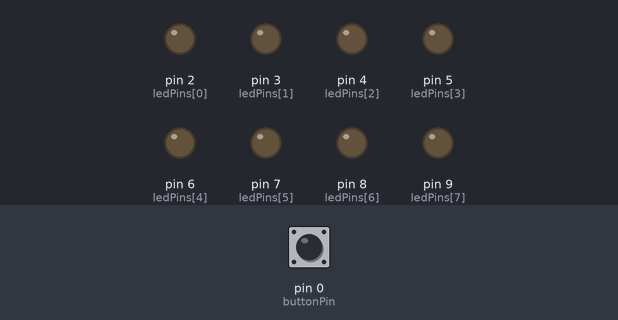
Bench run of a sketch on a simulated Arduino Uno, built with avr-gcc and run on an emulated ATmega328P. Parts: output pins drawn as LEDs (lit = HIGH). Dashed ring = blinking. The inputs (shaded band) are chosen by the test bench; at power-on: pin 0 (buttonPin) HIGH.

Above: at 1.2 s.
1.3 s: pin 0 (buttonPin) pulled LOW for 0.15 s
At 1.7 s:
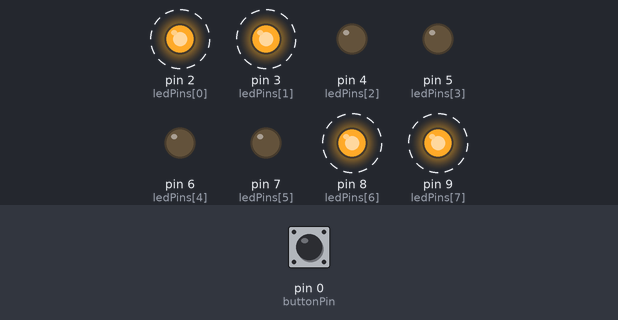
4.4 s: pin 0 (buttonPin) pulled LOW for 1 s
At 5.8 s:
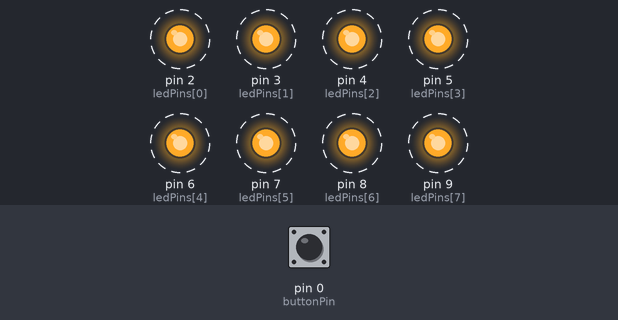
8.4 s: pin 0 (buttonPin) pulled LOW for 3.2 s
Timing chart, 0 to 19.1 s (numbered marks = the images above; inputs shaded):
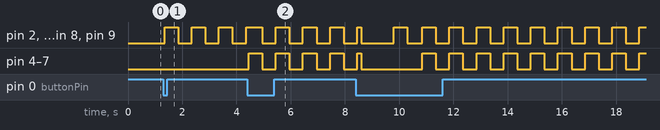

The sketch:

led_chaser_v2.ino
```cpp
// define the digital pins on which LEDs are connected
int ledPins[] = {2, 3, 4, 5, 6, 7, 8, 9};
int t = 150;
const int buttonPin = 0;
int count = 0;
unsigned long lastChangeMillis = 0;
bool patternRunning = false;

void setup() {
  // set the pins to OUTPUT mode
  for (int i = 0; i < 8; i++) {
    pinMode(ledPins[i], OUTPUT);
  }
  pinMode(buttonPin, INPUT_PULLUP);
}

void loop(){
  if (digitalRead(buttonPin) == LOW && !patternRunning) {
    // Button is pressed
    delay(50); // Debounce delay to avoid multiple counts from a single press
    count++;

    if (count > 3) {
      count = 0; // Reset count to 0 when it reaches 4
    }

    lastChangeMillis = millis();
    patternRunning = true;
  }

  // Implement the selected pattern
  switch (count) {
    case 1:
      // Pattern 1
      if (millis() - lastChangeMillis <= 500) {
        digitalWrite(ledPins[0], HIGH);
        digitalWrite(ledPins[1], HIGH);
        digitalWrite(ledPins[6], HIGH);
        digitalWrite(ledPins[7], HIGH);
      } else if (millis() - lastChangeMillis <= 1000) {
        digitalWrite(ledPins[0], LOW);
        digitalWrite(ledPins[1], LOW);
        digitalWrite(ledPins[6], LOW);
        digitalWrite(ledPins[7], LOW);
      } else {
        lastChangeMillis = millis();
      }
      break;

    case 2:
      // Pattern 2
      if (millis() - lastChangeMillis <= 500) {
        for (int i = 0; i < 4; i++) {
          digitalWrite(ledPins[i * 2], HIGH);
          digitalWrite(ledPins[i * 2 + 1], HIGH);
        }
      } else if (millis() - lastChangeMillis <= 1000) {
        for (int i = 0; i < 4; i++) {
          digitalWrite(ledPins[i * 2], LOW);
          digitalWrite(ledPins[i * 2 + 1], LOW);
        }
      } else {
        lastChangeMillis = millis();
      }
      break;

    case 3:
      // Pattern 3
      if (millis() - lastChangeMillis <= t) {
        for (int i = 0; i < 8; i++) {
          digitalWrite(ledPins[i], HIGH);
        }
      } else if (millis() - lastChangeMillis <= 2 * t) {
        for (int i = 0; i < 8; i++) {
          digitalWrite(ledPins[i], LOW);
        }
      } else if (millis() - lastChangeMillis > 2 * t && millis() - lastChangeMillis <= 1000) {
        lastChangeMillis = millis();
        count = 0; // Reset the count when the pattern finishes
      }
      break;
  }

  // Reset the pattern when it's completed
  if (millis() - lastChangeMillis >= 1000) {
    patternRunning = false;
  }
}
```

Measured:
- after the input at 1.3 s, pin 2 (ledPins[0]), pin 3 (ledPins[1]), pin 8 (ledPins[6]), pin 9 (ledPins[7]): alternates HIGH for 0.50 s and LOW for 0.50 s, starting after 0.05 s
- after the input at 4.4 s, pin 4 (ledPins[2]), pin 5 (ledPins[3]), pin 6 (ledPins[4]), pin 7 (ledPins[5]): alternates HIGH for 0.50 s and LOW for 0.50 s, starting after 0.05 s
